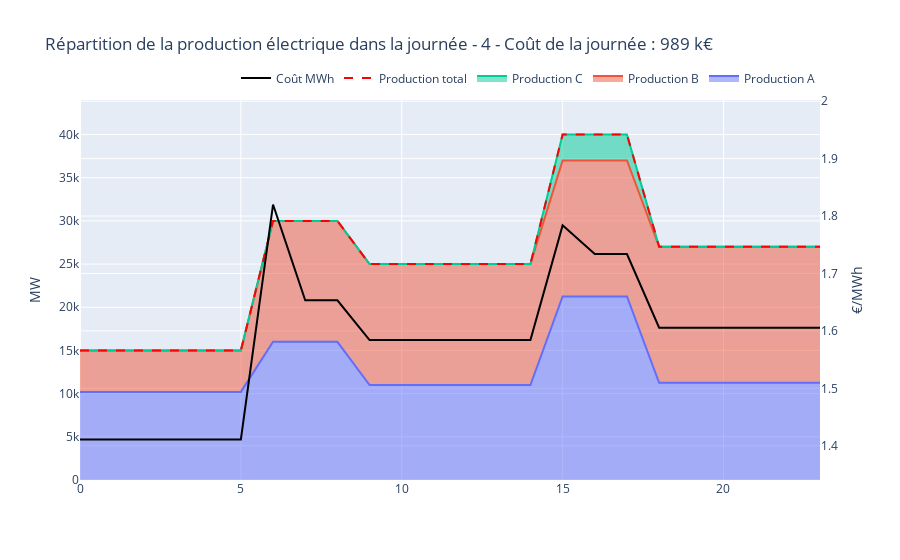

Write notebook code for a chart like this one.
### Code cell
df = df_results22(dict_N=dict_N,dict_P=dict_P,dict_Nstart=dict_Nstart,dict_XX=dict_Thermique,consommation=consommation)
fig = Results_viz(df,dict_Thermique)
A = 4
fig.update_layout(
    title = f"Répartition de la production électrique dans la journée - {A} - Coût de la journée : {int(np.around(model.ObjVal/1000,0))} k€"
)
fig.show()
fig.write_html(f"HTML/Répartition de la production électrique dans la journée - {A}.html")
df.to_csv(f"CSV/Résultats - {A}.csv",index=False)

### Figure 1 — Plotly figure (JSON) as saved in the notebook; plotly's stock layout.template omitted (floating-point values rounded to 4 significant figures)
{"data": [{"name": "Production A", "stackgroup": "one", "type": "scatter", "x": [0, 1, 2, 3, 4, 5, 6, 7, 8, 9, 10, 11, 12, 13, 14, 15, 16, 17, 18, 19, 20, 21, 22, 23], "y": [10200.0, 10200.0, 10200.0, 10200.0, 10200.0, 10200.0, 16000.0, 16000, 16000, 11000.0, 11000.0, 11000.0, 11000.0, 11000.0, 11000.0, 21250, 21250, 21250, 11250.0, 11250.0, 11250.0, 11250.0, 11250.0, 11250.0]}, {"name": "Production B", "stackgroup": "one", "type": "scatter", "x": [0, 1, 2, 3, 4, 5, 6, 7, 8, 9, 10, 11, 12, 13, 14, 15, 16, 17, 18, 19, 20, 21, 22, 23], "y": [4800.0, 4800.0, 4800.0, 4800.0, 4800.0, 4800.0, 14000.0, 14000, 14000, 14000.0, 14000.0, 14000.0, 14000.0, 14000.0, 14000.0, 15750, 15750, 15750, 15750.0, 15750.0, 15750.0, 15750.0, 15750.0, 15750.0]}, {"name": "Production C", "stackgroup": "one", "type": "scatter", "x": [0, 1, 2, 3, 4, 5, 6, 7, 8, 9, 10, 11, 12, 13, 14, 15, 16, 17, 18, 19, 20, 21, 22, 23], "y": [0, 0, 0, 0, 0, 0, 0, 0, 0, 0, 0, 0, 0, 0, 0, 3000, 3000, 3000, 0, 0, 0, 0, 0, 0]}, {"line": {"color": "red", "dash": "dash"}, "name": "Production total", "type": "scatter", "x": [0, 1, 2, 3, 4, 5, 6, 7, 8, 9, 10, 11, 12, 13, 14, 15, 16, 17, 18, 19, 20, 21, 22, 23], "y": [15000, 15000, 15000, 15000, 15000, 15000, 30000, 30000, 30000, 25000, 25000, 25000, 25000, 25000, 25000, 40000, 40000, 40000, 27000, 27000, 27000, 27000, 27000, 27000]}, {"line": {"color": "black"}, "name": "Coût MWh", "type": "scatter", "x": [0, 1, 2, 3, 4, 5, 6, 7, 8, 9, 10, 11, 12, 13, 14, 15, 16, 17, 18, 19, 20, 21, 22, 23], "y": [1.411, 1.411, 1.411, 1.411, 1.411, 1.411, 1.82, 1.653, 1.653, 1.584, 1.584, 1.584, 1.584, 1.584, 1.584, 1.784, 1.734, 1.734, 1.606, 1.606, 1.606, 1.606, 1.606, 1.606], "yaxis": "y2"}], "layout": {"hovermode": "x", "legend": {"orientation": "h", "x": 1, "xanchor": "right", "y": 1.02, "yanchor": "bottom"}, "title": {"text": "Répartition de la production électrique dans la journée - 4 - Coût de la journée : 989 k€"}, "yaxis": {"range": [0, 44000], "title": {"text": "MW"}}, "yaxis2": {"anchor": "free", "overlaying": "y", "position": 1, "range": [1.34, 2.002], "side": "right", "title": {"text": "€/MWh"}}}}
